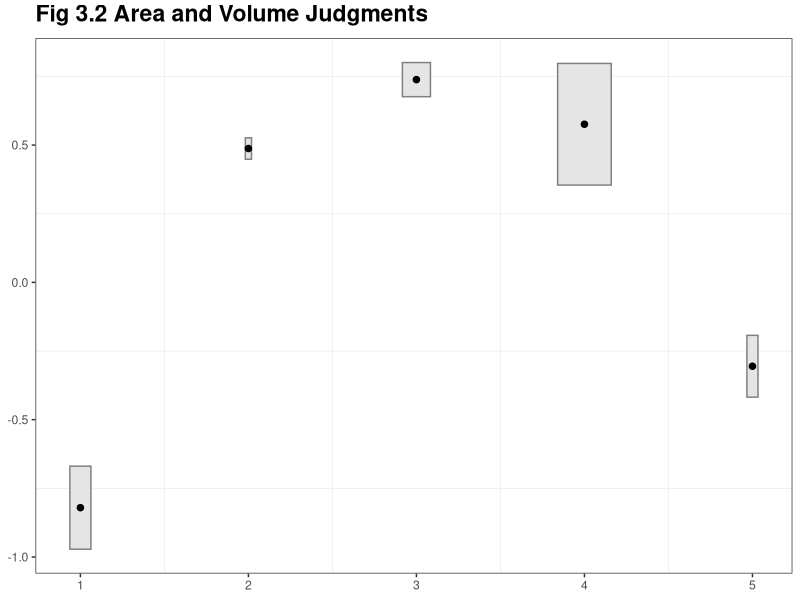
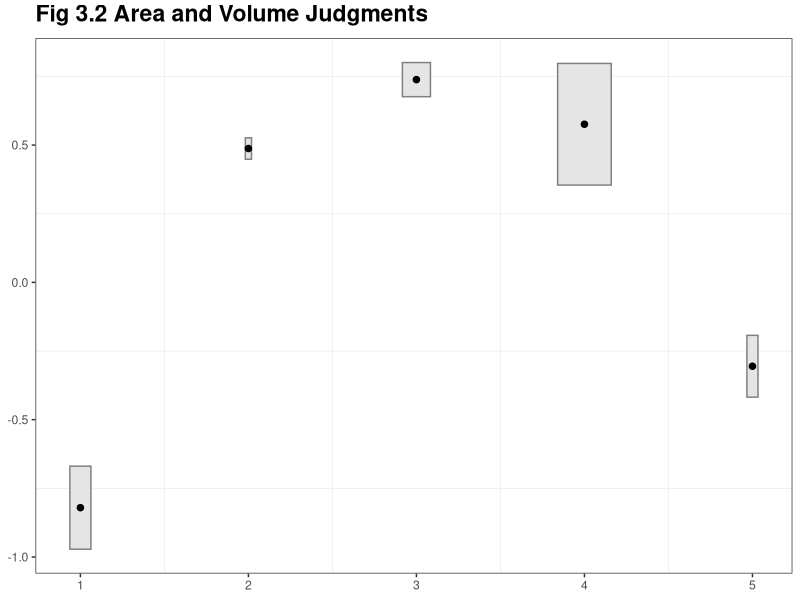

Write R code to recreate these figures, in order.


this_base <- "fig03-02_area-and-volume-judgments" 

set.seed(1)
dd = data.frame(x = 1:5, eps_x = rnorm(5, 0, 0.1), y = rnorm(5), eps_y = rnorm(5, 0, 0.1))

##Save space later    
dd$xmin = dd$x - dd$eps_x
dd$xmax = dd$x + dd$eps_x
dd$ymin = dd$y - dd$eps_y
dd$ymax = dd$y + dd$eps_y
#Then use the rectangle geom in ggplot2:
        
library(ggplot2)
p <- ggplot(dd) + 
        geom_rect(aes( xmax = xmax, xmin=xmin, ymin=ymin, ymax = ymax),
                  colour="grey50", fill="grey90") +
        geom_point(aes(x=dd$x, y = dd$y), colour="black", shape = 20, size = 3) +
        ggtitle("Fig 3.2 Area and Volume Judgments") +
        theme_bw() +
        theme(panel.grid.major = element_blank(),
              plot.title = element_text(size = rel(1.5), face = "bold", vjust = 1.5),
              axis.title = element_blank())
p
ggsave(paste0(this_base, ".png"), 
       p, width = 6, height = 5)